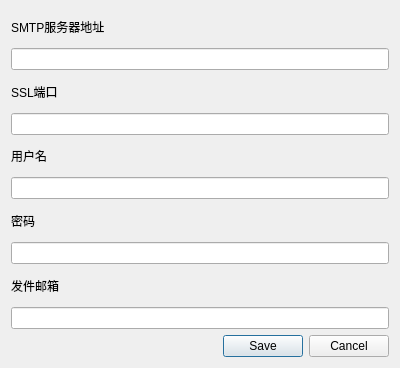
<?xml version="1.0" encoding="UTF-8"?>
<ui version="4.0">
 <class>SettingDialog</class>
 <widget class="QDialog" name="SettingDialog">
  <property name="geometry">
   <rect>
    <x>0</x>
    <y>0</y>
    <width>400</width>
    <height>368</height>
   </rect>
  </property>
  <property name="windowTitle">
   <string>编辑设置</string>
  </property>
  <property name="windowIcon">
   <iconset theme="configure-shortcuts">
    <normaloff>.</normaloff>.</iconset>
  </property>
  <layout class="QVBoxLayout" name="verticalLayout_2">
   <item>
    <layout class="QVBoxLayout" name="verticalLayout">
     <property name="leftMargin">
      <number>0</number>
     </property>
     <property name="topMargin">
      <number>0</number>
     </property>
     <property name="rightMargin">
      <number>0</number>
     </property>
     <property name="bottomMargin">
      <number>0</number>
     </property>
     <item>
      <widget class="QLabel" name="label_2">
       <property name="text">
        <string>SMTP服务器地址</string>
       </property>
      </widget>
     </item>
     <item>
      <widget class="QLineEdit" name="lineEdit_smtphost"/>
     </item>
     <item>
      <widget class="QLabel" name="label_5">
       <property name="text">
        <string>SSL端口</string>
       </property>
      </widget>
     </item>
     <item>
      <widget class="QLineEdit" name="lineEdit_sslport"/>
     </item>
     <item>
      <widget class="QLabel" name="label_4">
       <property name="text">
        <string>用户名</string>
       </property>
      </widget>
     </item>
     <item>
      <widget class="QLineEdit" name="lineEdit_username"/>
     </item>
     <item>
      <widget class="QLabel" name="label_3">
       <property name="text">
        <string>密码</string>
       </property>
      </widget>
     </item>
     <item>
      <widget class="QLineEdit" name="lineEdit_password">
       <property name="echoMode">
        <enum>QLineEdit::Password</enum>
       </property>
      </widget>
     </item>
     <item>
      <widget class="QLabel" name="label">
       <property name="text">
        <string>发件邮箱</string>
       </property>
      </widget>
     </item>
     <item>
      <widget class="QLineEdit" name="lineEdit_from"/>
     </item>
    </layout>
   </item>
   <item>
    <widget class="QDialogButtonBox" name="buttonBox">
     <property name="standardButtons">
      <set>QDialogButtonBox::Cancel|QDialogButtonBox::Save</set>
     </property>
    </widget>
   </item>
  </layout>
 </widget>
 <resources/>
 <connections/>
</ui>
